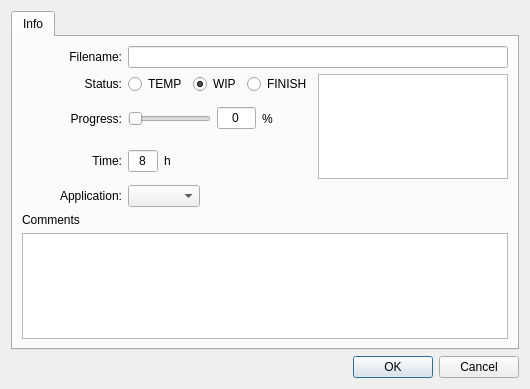
<?xml version="1.0" encoding="UTF-8"?>
<ui version="4.0">
 <class>Information</class>
 <widget class="QDialog" name="Information">
  <property name="geometry">
   <rect>
    <x>0</x>
    <y>0</y>
    <width>530</width>
    <height>389</height>
   </rect>
  </property>
  <property name="windowTitle">
   <string>Save Devel</string>
  </property>
  <layout class="QVBoxLayout" name="verticalLayout_3">
   <item>
    <widget class="QTabWidget" name="tabWidget">
     <property name="currentIndex">
      <number>0</number>
     </property>
     <widget class="QWidget" name="tab">
      <attribute name="title">
       <string>Info</string>
      </attribute>
      <layout class="QVBoxLayout" name="verticalLayout_2">
       <item>
        <layout class="QHBoxLayout" name="horizontalLayout">
         <item>
          <widget class="QLabel" name="label_3">
           <property name="minimumSize">
            <size>
             <width>100</width>
             <height>0</height>
            </size>
           </property>
           <property name="text">
            <string>Filename:</string>
           </property>
           <property name="alignment">
            <set>Qt::AlignRight|Qt::AlignTrailing|Qt::AlignVCenter</set>
           </property>
          </widget>
         </item>
         <item>
          <widget class="QLineEdit" name="filenameLineEdit">
           <property name="readOnly">
            <bool>true</bool>
           </property>
          </widget>
         </item>
        </layout>
       </item>
       <item>
        <layout class="QHBoxLayout" name="horizontalLayout_5">
         <item>
          <layout class="QVBoxLayout" name="verticalLayout">
           <item>
            <layout class="QHBoxLayout" name="horizontalLayout_2">
             <item>
              <widget class="QLabel" name="label_6">
               <property name="minimumSize">
                <size>
                 <width>100</width>
                 <height>0</height>
                </size>
               </property>
               <property name="text">
                <string>Status:</string>
               </property>
               <property name="alignment">
                <set>Qt::AlignRight|Qt::AlignTrailing|Qt::AlignVCenter</set>
               </property>
              </widget>
             </item>
             <item>
              <widget class="QRadioButton" name="tempButton">
               <property name="text">
                <string>TEMP</string>
               </property>
              </widget>
             </item>
             <item>
              <widget class="QRadioButton" name="wipButton">
               <property name="text">
                <string>WIP</string>
               </property>
               <property name="checked">
                <bool>true</bool>
               </property>
              </widget>
             </item>
             <item>
              <widget class="QRadioButton" name="finishButton">
               <property name="text">
                <string>FINISH</string>
               </property>
              </widget>
             </item>
             <item>
              <spacer name="horizontalSpacer">
               <property name="orientation">
                <enum>Qt::Horizontal</enum>
               </property>
               <property name="sizeHint" stdset="0">
                <size>
                 <width>40</width>
                 <height>20</height>
                </size>
               </property>
              </spacer>
             </item>
            </layout>
           </item>
           <item>
            <layout class="QHBoxLayout" name="horizontalLayout_3">
             <item>
              <widget class="QLabel" name="label_5">
               <property name="minimumSize">
                <size>
                 <width>100</width>
                 <height>0</height>
                </size>
               </property>
               <property name="text">
                <string>Progress:</string>
               </property>
               <property name="alignment">
                <set>Qt::AlignRight|Qt::AlignTrailing|Qt::AlignVCenter</set>
               </property>
              </widget>
             </item>
             <item>
              <widget class="QSlider" name="progressSlider">
               <property name="maximum">
                <number>100</number>
               </property>
               <property name="orientation">
                <enum>Qt::Horizontal</enum>
               </property>
              </widget>
             </item>
             <item>
              <widget class="QLineEdit" name="progressLineEdit">
               <property name="maximumSize">
                <size>
                 <width>40</width>
                 <height>16777215</height>
                </size>
               </property>
               <property name="text">
                <string>0</string>
               </property>
               <property name="alignment">
                <set>Qt::AlignCenter</set>
               </property>
              </widget>
             </item>
             <item>
              <widget class="QLabel" name="label_2">
               <property name="text">
                <string>%</string>
               </property>
              </widget>
             </item>
             <item>
              <spacer name="horizontalSpacer_2">
               <property name="orientation">
                <enum>Qt::Horizontal</enum>
               </property>
               <property name="sizeHint" stdset="0">
                <size>
                 <width>40</width>
                 <height>20</height>
                </size>
               </property>
              </spacer>
             </item>
            </layout>
           </item>
           <item>
            <layout class="QHBoxLayout" name="horizontalLayout_4">
             <item>
              <widget class="QLabel" name="label_8">
               <property name="minimumSize">
                <size>
                 <width>100</width>
                 <height>0</height>
                </size>
               </property>
               <property name="text">
                <string>Time:</string>
               </property>
               <property name="alignment">
                <set>Qt::AlignRight|Qt::AlignTrailing|Qt::AlignVCenter</set>
               </property>
              </widget>
             </item>
             <item>
              <widget class="QLineEdit" name="timeLineEdit">
               <property name="maximumSize">
                <size>
                 <width>30</width>
                 <height>16777215</height>
                </size>
               </property>
               <property name="text">
                <string>8</string>
               </property>
               <property name="alignment">
                <set>Qt::AlignCenter</set>
               </property>
              </widget>
             </item>
             <item>
              <widget class="QLabel" name="label_4">
               <property name="text">
                <string>h</string>
               </property>
              </widget>
             </item>
             <item>
              <spacer name="horizontalSpacer_3">
               <property name="orientation">
                <enum>Qt::Horizontal</enum>
               </property>
               <property name="sizeHint" stdset="0">
                <size>
                 <width>40</width>
                 <height>20</height>
                </size>
               </property>
              </spacer>
             </item>
            </layout>
           </item>
          </layout>
         </item>
         <item>
          <widget class="QListWidget" name="thumbnailListWidget">
           <property name="acceptDrops">
            <bool>true</bool>
           </property>
           <property name="selectionMode">
            <enum>QAbstractItemView::NoSelection</enum>
           </property>
           <property name="viewMode">
            <enum>QListView::IconMode</enum>
           </property>
          </widget>
         </item>
        </layout>
       </item>
       <item>
        <layout class="QHBoxLayout" name="horizontalLayout_7">
         <item>
          <widget class="QLabel" name="label_9">
           <property name="minimumSize">
            <size>
             <width>100</width>
             <height>0</height>
            </size>
           </property>
           <property name="text">
            <string>Application:</string>
           </property>
           <property name="alignment">
            <set>Qt::AlignRight|Qt::AlignTrailing|Qt::AlignVCenter</set>
           </property>
          </widget>
         </item>
         <item>
          <widget class="QComboBox" name="applicationComboBox"/>
         </item>
         <item>
          <spacer name="horizontalSpacer_5">
           <property name="orientation">
            <enum>Qt::Horizontal</enum>
           </property>
           <property name="sizeHint" stdset="0">
            <size>
             <width>40</width>
             <height>20</height>
            </size>
           </property>
          </spacer>
         </item>
        </layout>
       </item>
       <item>
        <widget class="QLabel" name="label_7">
         <property name="text">
          <string>Comments</string>
         </property>
        </widget>
       </item>
       <item>
        <widget class="QTextEdit" name="commentTextEdit"/>
       </item>
      </layout>
     </widget>
    </widget>
   </item>
   <item>
    <widget class="QDialogButtonBox" name="buttonBox">
     <property name="orientation">
      <enum>Qt::Horizontal</enum>
     </property>
     <property name="standardButtons">
      <set>QDialogButtonBox::Cancel|QDialogButtonBox::Ok</set>
     </property>
    </widget>
   </item>
  </layout>
 </widget>
 <resources/>
 <connections>
  <connection>
   <sender>buttonBox</sender>
   <signal>accepted()</signal>
   <receiver>Information</receiver>
   <slot>accept()</slot>
   <hints>
    <hint type="sourcelabel">
     <x>248</x>
     <y>254</y>
    </hint>
    <hint type="destinationlabel">
     <x>157</x>
     <y>274</y>
    </hint>
   </hints>
  </connection>
  <connection>
   <sender>buttonBox</sender>
   <signal>rejected()</signal>
   <receiver>Information</receiver>
   <slot>reject()</slot>
   <hints>
    <hint type="sourcelabel">
     <x>316</x>
     <y>260</y>
    </hint>
    <hint type="destinationlabel">
     <x>286</x>
     <y>274</y>
    </hint>
   </hints>
  </connection>
 </connections>
</ui>
